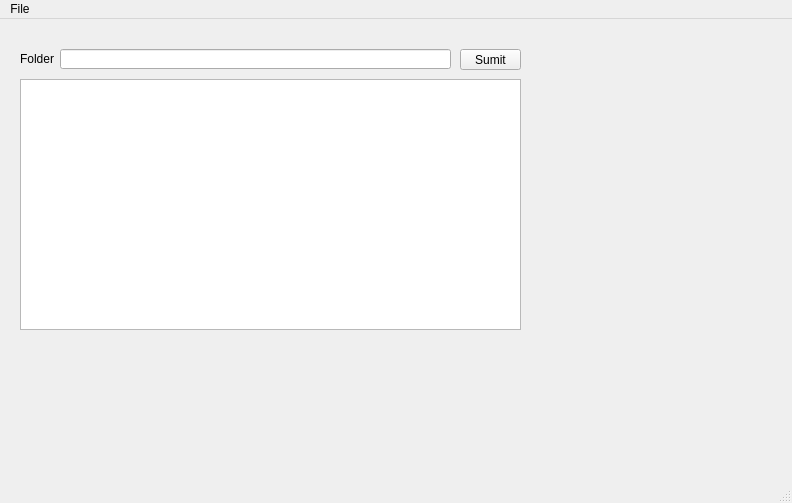
<?xml version="1.0" encoding="UTF-8"?>
<ui version="4.0">
 <class>MainWindow</class>
 <widget class="QMainWindow" name="MainWindow">
  <property name="geometry">
   <rect>
    <x>0</x>
    <y>0</y>
    <width>792</width>
    <height>503</height>
   </rect>
  </property>
  <property name="windowTitle">
   <string>MainWindow</string>
  </property>
  <widget class="QWidget" name="centralwidget">
   <widget class="QLabel" name="label">
    <property name="geometry">
     <rect>
      <x>20</x>
      <y>30</y>
      <width>41</width>
      <height>20</height>
     </rect>
    </property>
    <property name="text">
     <string>Folder</string>
    </property>
   </widget>
   <widget class="QLineEdit" name="lineEdit">
    <property name="geometry">
     <rect>
      <x>60</x>
      <y>30</y>
      <width>391</width>
      <height>20</height>
     </rect>
    </property>
    <property name="contextMenuPolicy">
     <enum>Qt::ActionsContextMenu</enum>
    </property>
    <property name="text">
     <string/>
    </property>
    <property name="clearButtonEnabled">
     <bool>false</bool>
    </property>
   </widget>
   <widget class="QPushButton" name="pushButton">
    <property name="geometry">
     <rect>
      <x>460</x>
      <y>30</y>
      <width>61</width>
      <height>21</height>
     </rect>
    </property>
    <property name="text">
     <string>Sumit</string>
    </property>
   </widget>
   <widget class="QTextBrowser" name="textBrowser">
    <property name="geometry">
     <rect>
      <x>20</x>
      <y>60</y>
      <width>501</width>
      <height>251</height>
     </rect>
    </property>
   </widget>
  </widget>
  <widget class="QStatusBar" name="statusbar"/>
  <widget class="QMenuBar" name="menuBar">
   <property name="geometry">
    <rect>
     <x>0</x>
     <y>0</y>
     <width>792</width>
     <height>22</height>
    </rect>
   </property>
   <widget class="QMenu" name="menuFile">
    <property name="title">
     <string>File</string>
    </property>
    <addaction name="actionOpenFile"/>
   </widget>
   <addaction name="menuFile"/>
  </widget>
  <action name="actionOpenFile">
   <property name="text">
    <string>Open ...</string>
   </property>
  </action>
 </widget>
 <resources/>
 <connections/>
</ui>
